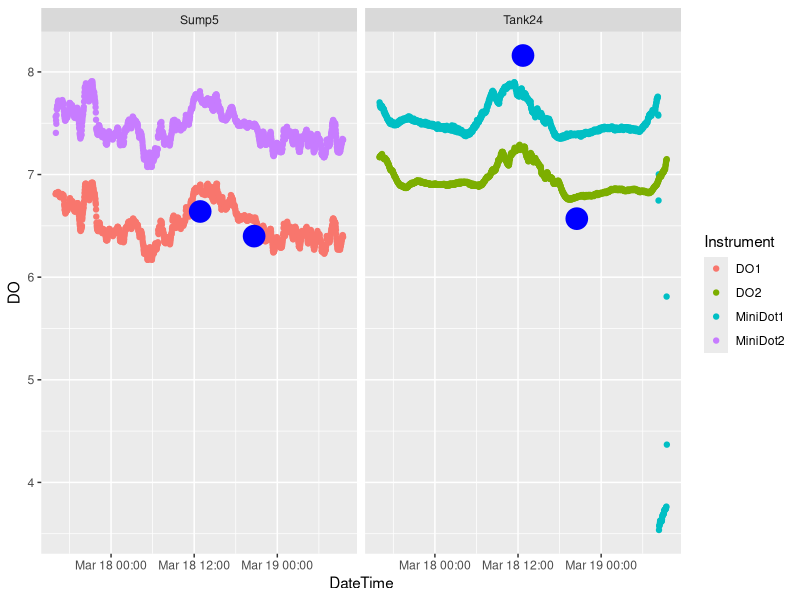
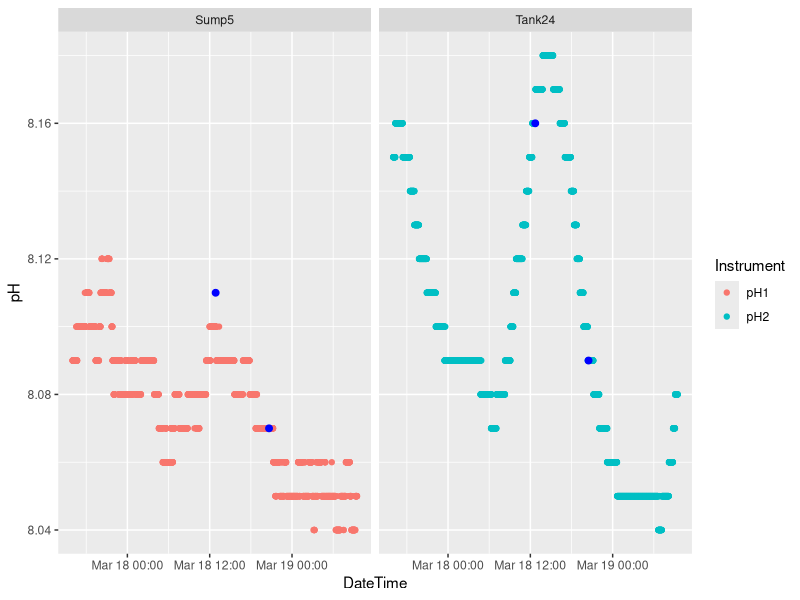
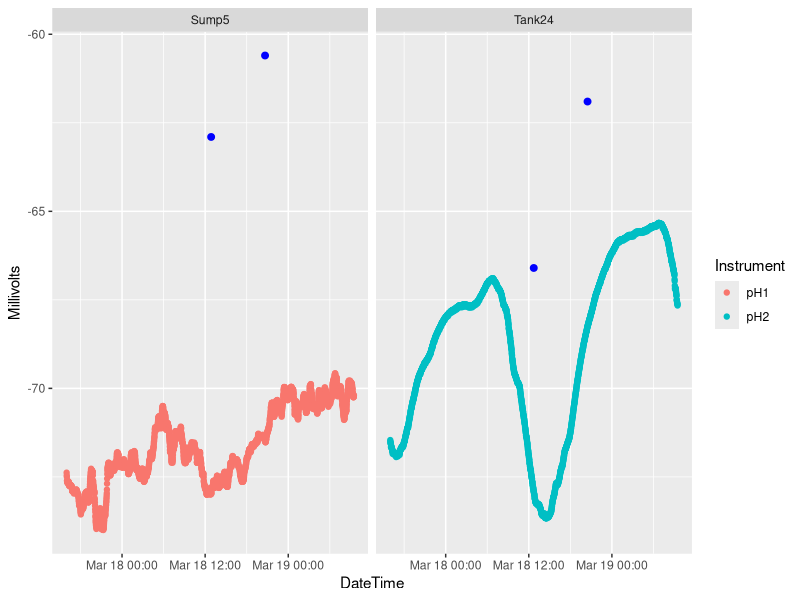

Recreate these plots in R, in order.
## ---- chunk 1
library(tidyverse)
library(here)
library(lubridate)
## ---- chunk 2
MiniDot1 <- read_csv(here("Data/Tank_Data/HOBOSensors/646496_MiniDot_Tank24.csv"))
MiniDot2 <- read_csv(here("Data/Tank_Data/HOBOSensors/735729_MiniDot_Sump5.csv"))
DO1 <- read_csv(here("Data/Tank_Data/HOBOSensors/22482990_DO_CTD_SUMP5.csv"))
DO2 <- read_csv(here("Data/Tank_Data/HOBOSensors/22482991_DO_CTD_Tank24.csv"))
pH1 <- read_csv(here("Data/Tank_Data/HOBOSensors/22491060_pH_SUMP5.csv"))
pH2 <- read_csv(here("Data/Tank_Data/HOBOSensors/22491061_pH_Tank24.csv"))
## ---- chunk 3
MiniDotData <- full_join(MiniDot1, MiniDot2)
DoCTDData <- full_join(DO2, DO1)

DoData <- full_join(MiniDotData, DoCTDData, by = c("Instrument","Tank", "DateTime", "DO", "Temperature")) 
  
DoDataFilter <- DoData %>% mutate(DateTime = lubridate::mdy_hm(DateTime)) %>%
  filter(between(DateTime,mdy_hm("03-17-2026 16:00"), mdy_hm("03-19_26 09:30")))


pHData <- rbind(pH1, pH2) 
phDataFilter <- pHData %>% mutate(DateTime = lubridate::mdy_hm(DateTime)) %>%
  filter(between(DateTime,mdy_hm("03-17-2026 16:00"), mdy_hm("03-19_26 09:30")))



## ---- chunk 4
OrionData <- data.frame(DateTime = c(mdy_hm("03-18-2026 12:43","03-18-2026 20:29" , "03-18-2026 12:52","03-18-2026 20:39" )), 
              DO =c(8.16, 6.57, 6.64, 6.4), 
              Tank = c("Tank24", "Tank24", "Sump5", "Sump5")
                        )

pHOrionData <- data.frame(DateTime = c(mdy_hm("03-18-2026 12:43","03-18-2026 20:29" , "03-18-2026 12:52","03-18-2026 20:39" )), 
                          pH = c(8.16, 8.09, 8.11, 8.07), 
                          Millivolts = c(-66.6, -61.9, -62.9, -60.6), 
                          Tank = c("Tank24", "Tank24", "Sump5", "Sump5"))
## ---- chunk 5
p1<- ggplot(DoDataFilter, aes(DateTime, DO, group_by = "Instrument", color = Instrument)) +
  geom_point() +
  facet_wrap(~Tank) 
   # annotate( "point",
   #         x = mdy_hm("03-18-2026 12:43"), 
   #         y = 7.01, 
   #         size =8,
   #         color = "blue") +
   # annotate( "point",
   #         x = mdy_hm("03-18-2026 20:29"), 
   #         y = 6.57, 
   #         size =8,
   #         color = "blue")
  
DOPlot <- p1 +
  geom_point(data =OrionData, color = "blue", size =7)

ggsave(here("Output","DOPlot.png"), 
            width =9, height =6)
## ---- chunk 6
 p2 <- ggplot(phDataFilter, aes(DateTime, pH, group_by = "Instrument", color = Instrument)) +
  geom_point() +
  facet_wrap(~Tank) 
 
 pHPlot <- p2 +  
  geom_point(data =pHOrionData, color = "blue", size =2)
 
 ggsave(here("Output","pHPlot.png"), 
            width =9, height =6)
## ---- chunk 7
 p3 <- ggplot(phDataFilter, aes(DateTime, Millivolts, group_by = "Instrument", color = Instrument)) +
  geom_point() +
  facet_wrap(~Tank) 
   
    MillivoltPlot <- p3 + geom_point(data =pHOrionData, color = "blue", size =2)
    
    ggsave(here("Output","MillivoltPlot.png"), 
            width =9, height =6)
    
    
